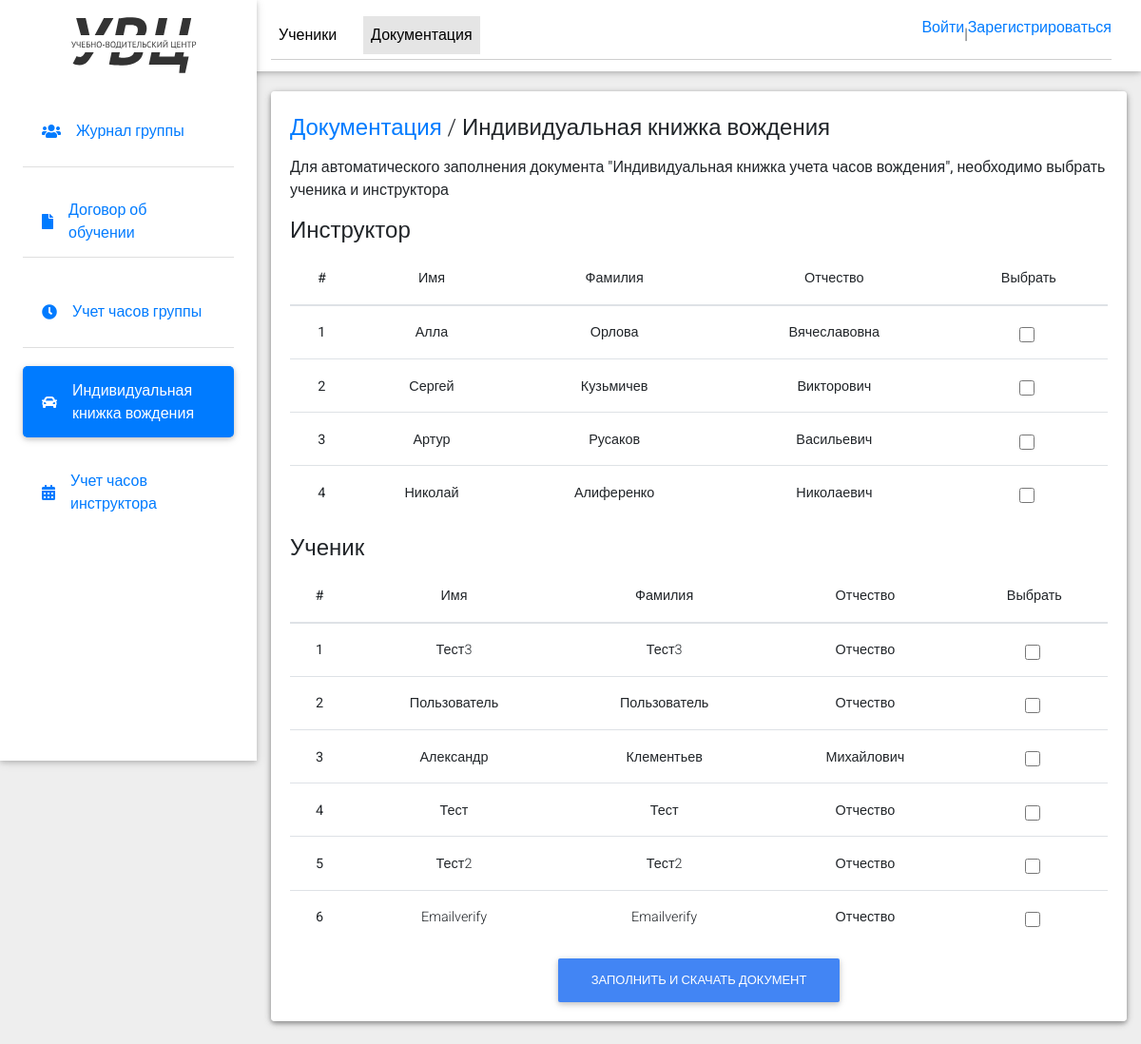
The app's page /users/user_profile/manager_document_kniga_vojden/ with its own data.
### users/models.py (models this page shows, shortened)
class Instructor(models.Model):
    second_name = models.CharField(max_length=100)
    name=models.CharField(max_length=100)
    surname = models.CharField(max_length=100)
    user_id = models.CharField(max_length=10)

class User(AbstractUser):
    email = models.EmailField(
        _('email address'),
        unique=True,
    )
    email_verify = models.BooleanField(default=False)
    surname = models.CharField(max_length=255, blank=True, null=True)
    phone = models.CharField(max_length=255, blank=True, null=True)
    USERNAME_FIELD = 'email'
    REQUIRED_FIELDS = []

### users/views.py (the view)
# urls.py: path('user_profile/manager_document_kniga_vojden/', kniga_vojden, name='kniga_vojden'),
def kniga_vojden(request):
    group = Group.objects.get(id=2)
    users = User.objects.filter(email_verify=True, groups=group)
    instructors = Instructor.objects.all()
    context = {'users': users, 'instructors': instructors}
    return render(request, 'manager_document_kniga_vojden.html', context)

### templates/manager_document_kniga_vojden.html (shortened to what this page needs)
{% load static %}
<!DOCTYPE html>
<html lang="en">
<head>
  <link rel="stylesheet" href="https://use.fontawesome.com/releases/v5.11.2/css/all.css">
  <link rel="stylesheet" href="{% static 'css/bootstrap.min.css' %}">
  <link rel="stylesheet" href="{% static 'css/mdb.min.css' %}">
  <link rel="stylesheet" href="{% static 'css/style.css' %}">
</head>
<body class="grey lighten-3">
  <header>
    <nav class="navbar fixed-top navbar-expand-lg navbar-light white scrolling-navbar">
      <div class="container-fluid">
        <div class="collapse navbar-collapse" id="navbarContent">
          <ul class="navbar-nav">
            <li class="nav-item">
              <a class="nav-link waves-effect" aria-current="page"  href="/users/user_profile/manager_dashboard/">Ученики</a>
            </li>
            <li class="nav-item active">
              <a href="/users/user_profile/manager_documents/" class="nav-link waves-effect">Документация</a>
            </li>
            <li class="nav-item nav-item-logout">
              {% if user.is_authenticated %}
                  <a href="{% url 'logout' %}" class="nav-link img-exit">Выйти</a>
              {% else %}
                  <a href="{% url 'login' %}" class="nav-login" >Войти </a>|<a href="{% url 'register' %}" class="nav-login" > Зарегистрироваться</a>
              {% endif %}
            </li>
          </ul>
        </div>
      </div>
    </nav>
    <div class="sidebar-fixed position-fixed">
      <a href="" class="logo-wrapper">
        <img src="{% static 'img/logo.svg' %}" alt="logo" class="img-fluid logo">
      </a>
      <div class="list-group list-group-flush">
        <a href="/users/user_profile/manager_documents/" class="list-group-item waves-effect">
          <i class="fa fa-users mr-3"></i> Журнал группы
        </a>
        <a href="/users/user_profile/manager_document_dogovor/" class="list-group-item waves-effect">
          <i class="fa fa-file mr-3"></i> Договор об обучении
        </a>
        <a href="/users/user_profile/manager_document_group/" class="list-group-item waves-effect">
          <i class="fa fa-clock mr-3"></i> Учет часов группы
        </a>
        <a href="/users/user_profile/manager_document_kniga_vojden/" class="list-group-item waves-effect active">
          <i class="fa fa-car mr-3"></i> Индивидуальная книжка вождения
        </a>
        <a href="/users/user_profile/manager_document_instructor/" class="list-group-item waves-effect">
          <i class="fa fa-calendar-alt mr-3"></i> Учет часов инструктора
        </a>
      </div>
    </div>
  </header>
  <main class="pt-5 max-lg-5">
    <div class="container-fluid mt-5">
      <div class="card mb-4 wow fadeIn">
        <div class="card body d-sm-flex justify-content-between card-manager">
          <h4 class="mb-2 mb-sm-0 pt-1 card-title">
            <a href="#">Документация</a>
            <span> / </span>
            <span>Индивидуальная книжка вождения</span>
          </h4>
          <p>Для автоматического заполнения документа "Индивидуальная книжка учета часов вождения", необходимо выбрать ученика и инструктора</p>
          <form id="confirmation-form" method="post" action="{% url 'kniga_vojden_users' %}">
            <h4>Инструктор</h4>
            <table class="table">
                <thead>
                  <tr>
                      <th scope="col">#</th>
                      <th scope="col">Имя</th>
                      <th scope="col">Фамилия</th>
                      <th scope="col">Отчество</th>
                      <th scope="col">Выбрать</th>
                  </tr>
              </thead>
              <tbody>
                  {% for instructor in instructors %}
                      <tr>
                          <th scope="row">{{ forloop.counter }}</th>
                          <td>{{ instructor.name }}</td>
                          <td>{{ instructor.second_name }}</td>
                          <td>{{ instructor.surname }}</td>
                          <td>
                              <div class="form-check">
                                  <input class="form-check-input instructor-input" type="checkbox" name="instructor_id" value="{{ instructor.id }}">
                              </div>
                          </td>
                      </tr>
                  {% endfor %}
              </tbody>
            </table>
            <h4>Ученик</h4>
            <table class="table">
                <thead>
                    <tr>
                        <th scope="col">#</th>
                        <th scope="col">Имя</th>
                        <th scope="col">Фамилия</th>
                        <th scope="col">Отчество</th>
                        <th scope="col">Выбрать</th>
                    </tr>
                </thead>
                <tbody>
                    {% for user in users %}
                        <tr>
                            <th scope="row">{{ forloop.counter }}</th>
                            <td>{{ user.first_name }}</td>
                            <td>{{ user.last_name }}</td>
                            <td>{{ user.surname }}</td>
                            <td>
                                <div class="form-check">
                                    <input class="form-check-input" type="checkbox" name="user_id" value="{{ user.id }}">
                                </div>
                            </td>
                        </tr>
                    {% endfor %}
                </tbody>
            </table>
            <button type="submit" class="btn btn-primary btn-users">Заполнить и скачать документ</button>
        </form>
        </div>
      </div>
    </div>
  </main>
</body>
</html>

### static/css/style.css (style rules this page uses)
.navbar { z-index: 0; }
.sidebar-fixed { height: 100vh; width: 270px; box-shadow: 0 2px 5px 0 rgba(0,0,0,0.16), 0 2px 10px 0 rgba(0,0,0,0.12); z-index: 10; background-color: #fff; padding: 1.5rem; padding-top: 0; }
.sidebar-fixed .list-group .active { box-shadow: 0 2px 5px 0 rgba(0,0,0,0.16), 0 2px 10px 0 rgba(0,0,0,0.12); border-radius: 5px; }
.sidebar-fixed .logo-wrapper { padding: 2.5rem; }
.sidebar-fixed .logo-wrapper img { min-height: 50px; }
.navbar-nav { position: relative; display: flex; border-bottom: 1.5px solid rgb(206 206 206); padding: 5px 0; width: 100%; }
table.table th, table.table td { text-align: center; }
.nav-item:not(:last-child) { margin-right: 20px; justify-content: space-between; }
.nav-item:last-child { margin-left: auto; }
.logo { padding: 10px 0; }
.list-group-item { margin-bottom: 20px; min-height: 75px; display: flex !important; align-items: center !important; }
.card-manager { padding: 20px; }
.card-title { padding-bottom: 15px; }
.btn-users { max-width: 400px; margin: 0 auto; display: flex; }
input[type=checkbox], input[type=radio] { height: 16px !important; width: 16px !important; }
@media (min-width: 1200px) { .navbar, .page-footer, main { padding-left: 270px; } }

### records on screen
Instructor: name "Алла", second_name "Орлова", surname "Вячеславовна"
Instructor: name "Сергей", second_name "Кузьмичев", surname "Викторович"
Instructor: name "Артур", second_name "Русаков", surname "Васильевич"
Instructor: name "Николай", second_name "Алиференко", surname "Николаевич"
User: first_name "Тест3", last_name "Тест3", surname "Отчество"
User: first_name "Пользователь", last_name "Пользователь", surname "Отчество"
User: first_name "Александр", last_name "Клементьев", surname "Михайлович"
User: first_name "Тест", last_name "Тест", surname "Отчество"
User: first_name "Тест2", last_name "Тест2", surname "Отчество"
User: first_name "Emailverify", last_name "Emailverify", surname "Отчество"
